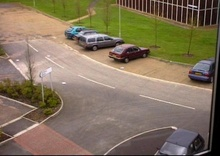
%> input picture pets2000/0000.jpg, 220 x 156 px, shrunk from 768 x 546 before the run
$ octave surveillance_processing_test.m   (GNU Octave 9; MATLAB toolbox functions it lacks are replaced by stand-ins)
%> lines starting %> are read from the running program, lines starting %| are printed output that depends on the picture; in (x1, y1, x2, y2) boxes, pixels count from 0 and x2, y2 are one past the last pixel; in counts of white or black regions, pixels touching at a corner belong together; the program's own positions count from 1
### surveillance_processing.m
function sp = surveillance_processing(img, base, name)
img = rgb2gray(img);
base = rgb2gray(base);

img_detect = base - img;
figure; imshow(img_detect);
title('After Subtraction');
filename = strcat('question_3_outputs/', name, '_after_back_subtract.png');
imwrite(img_detect, filename );

img_thresh = (img_detect >= 65);
figure; imshow(img_thresh);
title('After Thresholding');
filename = strcat('question_3_outputs/', name, '_after_thresh.png');
imwrite(img_thresh, filename );

%invert image!
img_thresh = ~img_thresh;

se = strel('disk', 3);
se = getnhood(se);
img_er = erode( img_thresh, se);

se = strel('disk', 3);
se = getnhood(se);
img_dil = dilate(img_er, se);

img_dil = img_dil & img_thresh;

%invert image back!
img_dil = ~img_dil;

figure; imshow(img_dil);
title('After Morphological Operations');
filename = strcat('question_3_outputs/', name, '_after_morph.png');
imwrite(img_dil, filename );

labeled_img = bwlabel(img_dil);
labeled_img = label2rgb(labeled_img);

figure; imshow(labeled_img);
title('Connected Components Labeling');
filename = strcat('question_3_outputs/', name, '_after_ccl.png');
imwrite(labeled_img, filename );

sp = labeled_img;

end

### erode.m
% definition source: https://homepages.inf.ed.ac.uk/rbf/HIPR2/erode.htm
function e = erode(im, se);

[rows, cols] = size(im);
[p, q] = size(se);
offset_p = floor((p - 1) / 2);
offset_q = floor((q - 1) / 2);

result = zeros(rows-offset_p, cols-offset_q);
result = padarray(result, [offset_p offset_q],1 ,'post');

for i=1:rows-offset_p
    for j=1:cols-offset_q
        out = 0;
        for se_i=1:p
            if(i + se_i < offset_p || i + se_i - offset_p >= rows) %out of vertical boundaries
                continue;
            end
            for se_j=1:q
                if( j + se_j < offset_q || j + se_j - offset_q >= cols) %out of horizontal boundaries
                    continue;
                end
                if( im(i + se_i - offset_p + 1, j + se_j - offset_q + 1 ) && se(se_i, se_j))
                    out = 1;
                end
            end
        end
        result(i, j) = out;
    end
end

e = result;
end

### dilate.m
%definition source: https://homepages.inf.ed.ac.uk/rbf/HIPR2/dilate.htm
function d = dilate(im, se);

[rows, cols] = size(im);
[p, q] = size(se);

offset_p = floor((p - 1) / 2);
offset_q = floor((q - 1) / 2);

result = ones(rows-offset_p, cols-offset_q);
result = padarray(result, [offset_p offset_q],1 ,'post');

for i=1:rows-offset_p
    for j=1:cols-offset_q
        out = 1;
        for se_i=1:p
            if(i + se_i < offset_p || i + se_i - offset_p >= rows)
                continue;
            end
            for se_j=1:q
                if( j + se_j < offset_q || j + se_j - offset_q >= cols)
                    continue;
                end
                if( im(i + se_i - offset_p + 1, j + se_j - offset_q + 1) == 0 && se(se_i, se_j))
                    out = 0;
                end
            end
        end
        result(i, j) = out;
    end
end

d = result;
end

### surveillance_processing_test.m
clear;
close all;

base = imread( 'pets2000/0000.jpg' );
%> base is the input picture: size 156x220x3 uint8; mean R, G, B 130.8, 115.8, 93.3
redcar = imread( 'pets2000/0150.jpg' );
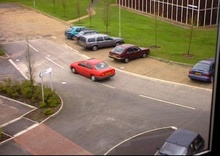
%> input picture pets2000/0150.jpg, 220 x 156 px, shrunk from 768 x 546 before the run
%> redcar is the input picture: size 156x220x3 uint8; mean R, G, B 136.3, 119.9, 96.7
whitecar = imread( 'pets2000/0800.jpg' );
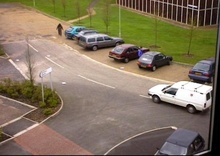
%> input picture pets2000/0800.jpg, 220 x 156 px, shrunk from 768 x 546 before the run
%> whitecar is the input picture: size 156x220x3 uint8; mean R, G, B 131.2, 117.2, 95.6
humans = imread( 'pets2000/1300.jpg' );
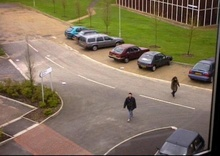
%> input picture pets2000/1300.jpg, 220 x 156 px, shrunk from 768 x 546 before the run
%> humans is the input picture: size 156x220x3 uint8; mean R, G, B 130.7, 116.3, 93.9

processed_red_car = surveillance_processing( redcar, base, '2000/0150');
%> in surveillance_processing, `img_thresh = (img_detect >= 65);`:
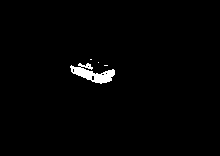
%> img_thresh: size 156x220 logical; 1.3% white; 4 white regions (3 under 20 px), largest, box (x1, y1, x2, y2) and area: (70, 63, 115, 84) 447
%> after the loop in erode, `for i=1:rows-offset_p`: result: size 156x220 double; values 0 (black) and 1 (white), 99.6% white; 2 black regions, box (x1, y1, x2, y2) and area: (94, 70, 111, 79) 71, (74, 67, 89, 76) 63
%> after the loop in dilate, `for i=1:rows-offset_p`: result: size 156x220 double; values 0 (black) and 1 (white), 99% white; 2 black regions, box (x1, y1, x2, y2) and area: (90, 66, 111, 79) 183, (70, 63, 89, 76) 160
%> in surveillance_processing, `img_dil = img_dil & img_thresh;`: img_dil: size 156x220 logical; 98.3% white; 3 black regions (2 under 20 px), largest, box (x1, y1, x2, y2) and area: (70, 63, 115, 84) 573
%> in surveillance_processing, `labeled_img = bwlabel(img_dil);`: labeled_img: size 156x220 double; 4 distinct labels, from 0 to 3
processed_white_car = surveillance_processing( whitecar, base, '2000/0800' );
%> in surveillance_processing (call 2), `img_thresh = (img_detect >= 65);`: img_thresh: size 156x220 logical; 2.1% white; 12 white regions (7 under 20 px), largest, box (x1, y1, x2, y2) and area: (148, 93, 210, 115) 294, (138, 55, 172, 72) 292, (57, 24, 63, 36) 42, (164, 91, 176, 95) 32, (206, 93, 210, 100) 21
%> after the loop in erode (call 2), `for i=1:rows-offset_p`: result: size 156x220 double; values 0 (black) and 1 (white), 99.8% white; black in thin lines or dots, all inside (x1, y1, x2, y2) = (57, 25, 197, 111)
%> after the loop in dilate (call 2), `for i=1:rows-offset_p`: result: size 156x220 double; values 0 (black) and 1 (white), 99.2% white; 4 black regions, box (x1, y1, x2, y2) and area: (140, 53, 165, 68) 203, (191, 106, 197, 111) 26, (53, 21, 58, 26) 21, (153, 95, 158, 100) 21
%> in surveillance_processing (call 2), `img_dil = img_dil & img_thresh;`: img_dil: size 156x220 logical; 97.6% white; 12 black regions (7 under 20 px), largest, box (x1, y1, x2, y2) and area: (138, 53, 172, 72) 383, (148, 93, 210, 115) 307, (53, 21, 63, 36) 63, (164, 91, 176, 95) 32, (206, 93, 210, 100) 21
%> in surveillance_processing (call 2), `labeled_img = bwlabel(img_dil);`: labeled_img: size 156x220 double; 13 distinct labels, from 0 to 12
processed_humans = surveillance_processing( humans, base, '2000/1300');
%> in surveillance_processing (call 3), `img_thresh = (img_detect >= 65);`: img_thresh: size 156x220 logical; 1.6% white; 6 white regions (2 under 20 px), largest, box (x1, y1, x2, y2) and area: (138, 56, 172, 72) 297, (124, 97, 136, 111) 125, (171, 77, 180, 97) 99, (178, 148, 184, 155) 25
%> after the loop in erode (call 3), `for i=1:rows-offset_p`: result: size 156x220 double; values 0 (black) and 1 (white), 99.6% white; 4 black regions (2 under 20 px), largest, box (x1, y1, x2, y2) and area: (151, 57, 165, 65) 56, (125, 98, 132, 107) 44
%> after the loop in dilate (call 3), `for i=1:rows-offset_p`:
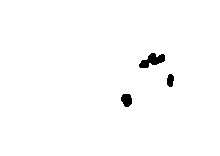
%> result: size 156x220 double; values 0 (black) and 1 (white), 98.8% white; 3 black regions, box (x1, y1, x2, y2) and area: (139, 53, 165, 68) 220, (121, 94, 132, 107) 113, (167, 74, 174, 87) 73
%> in surveillance_processing (call 3), `img_dil = img_dil & img_thresh;`: img_dil: size 156x220 logical; 97.8% white; 5 black regions (1 under 20 px), largest, box (x1, y1, x2, y2) and area: (138, 53, 172, 72) 399, (121, 93, 136, 111) 183, (167, 74, 180, 97) 157, (178, 148, 184, 155) 25
%> in surveillance_processing (call 3), `labeled_img = bwlabel(img_dil);`: labeled_img: size 156x220 double; 6 distinct labels, from 0 to 5

base2 = imread( 'pets2001/0040.jpg' );
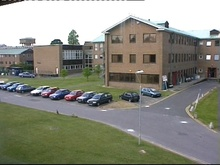
%> input picture pets2001/0040.jpg, 220 x 165 px, shrunk from 768 x 576 before the run
%> base2 is the input picture: size 165x220x3 uint8; mean R, G, B 139.1, 140, 128.7
humans1 = imread( 'pets2001/0535.jpg' );
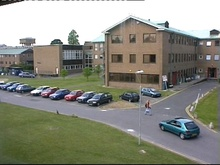
%> input picture pets2001/0535.jpg, 220 x 165 px, shrunk from 768 x 576 before the run
%> humans1 is the input picture: size 165x220x3 uint8; mean R, G, B 139.5, 140.7, 128.9
%> (the run ends here)
